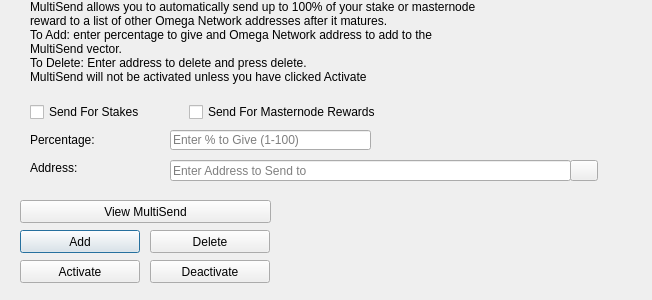
<?xml version="1.0" encoding="UTF-8"?>
<ui version="4.0">
 <class>MultiSendDialog</class>
 <widget class="QDialog" name="MultiSendDialog">
  <property name="windowModality">
   <enum>Qt::NonModal</enum>
  </property>
  <property name="geometry">
   <rect>
    <x>0</x>
    <y>0</y>
    <width>652</width>
    <height>300</height>
   </rect>
  </property>
  <property name="windowTitle">
   <string>MultiSend</string>
  </property>
  <widget class="QLineEdit" name="multiSendPercentEdit">
   <property name="geometry">
    <rect>
     <x>170</x>
     <y>130</y>
     <width>201</width>
     <height>20</height>
    </rect>
   </property>
   <property name="toolTip">
    <string>Enter whole numbers 1 - 100</string>
   </property>
   <property name="placeholderText">
    <string>Enter % to Give (1-100)</string>
   </property>
  </widget>
  <widget class="QLineEdit" name="multiSendAddressEdit">
   <property name="geometry">
    <rect>
     <x>170</x>
     <y>160</y>
     <width>401</width>
     <height>21</height>
    </rect>
   </property>
   <property name="toolTip">
    <string/>
   </property>
   <property name="placeholderText">
    <string>Enter Address to Send to</string>
   </property>
  </widget>
  <widget class="QLabel" name="label_2">
   <property name="geometry">
    <rect>
     <x>30</x>
     <y>0</y>
     <width>451</width>
     <height>121</height>
    </rect>
   </property>
   <property name="lineWidth">
    <number>1</number>
   </property>
   <property name="text">
    <string>MultiSend allows you to automatically send up to 100% of your stake or masternode reward to a list of other Omega Network addresses after it matures.
To Add: enter percentage to give and Omega Network address to add to the MultiSend vector.
To Delete: Enter address to delete and press delete.
MultiSend will not be activated unless you have clicked Activate</string>
   </property>
   <property name="alignment">
    <set>Qt::AlignLeading|Qt::AlignLeft|Qt::AlignTop</set>
   </property>
   <property name="wordWrap">
    <bool>true</bool>
   </property>
  </widget>
  <widget class="QLabel" name="message">
   <property name="geometry">
    <rect>
     <x>290</x>
     <y>200</y>
     <width>351</width>
     <height>91</height>
    </rect>
   </property>
   <property name="text">
    <string/>
   </property>
  </widget>
  <widget class="QPushButton" name="addButton">
   <property name="geometry">
    <rect>
     <x>20</x>
     <y>230</y>
     <width>120</width>
     <height>23</height>
    </rect>
   </property>
   <property name="toolTip">
    <string/>
   </property>
   <property name="statusTip">
    <string>Add to MultiSend Vector</string>
   </property>
   <property name="text">
    <string>Add</string>
   </property>
  </widget>
  <widget class="QPushButton" name="disableButton">
   <property name="geometry">
    <rect>
     <x>150</x>
     <y>260</y>
     <width>120</width>
     <height>23</height>
    </rect>
   </property>
   <property name="statusTip">
    <string>Deactivate MultiSend</string>
   </property>
   <property name="text">
    <string>Deactivate</string>
   </property>
  </widget>
  <widget class="QPushButton" name="addressBookButton">
   <property name="geometry">
    <rect>
     <x>570</x>
     <y>160</y>
     <width>28</width>
     <height>21</height>
    </rect>
   </property>
   <property name="toolTip">
    <string>Choose an address from the address book</string>
   </property>
   <property name="text">
    <string/>
   </property>
   <property name="icon">
    <iconset resource="../omega.qrc">
     <normaloff>:/icons/address-book</normaloff>:/icons/address-book</iconset>
   </property>
   <property name="shortcut">
    <string>Alt+A</string>
   </property>
   <property name="autoDefault">
    <bool>false</bool>
   </property>
  </widget>
  <widget class="QLabel" name="label">
   <property name="geometry">
    <rect>
     <x>30</x>
     <y>130</y>
     <width>121</width>
     <height>20</height>
    </rect>
   </property>
   <property name="toolTip">
    <string>Percentage of stake to send</string>
   </property>
   <property name="text">
    <string>Percentage:</string>
   </property>
  </widget>
  <widget class="QLabel" name="label_5">
   <property name="geometry">
    <rect>
     <x>30</x>
     <y>160</y>
     <width>111</width>
     <height>16</height>
    </rect>
   </property>
   <property name="toolTip">
    <string>Address to send portion of stake to</string>
   </property>
   <property name="text">
    <string>Address:</string>
   </property>
  </widget>
  <widget class="QPushButton" name="deleteButton">
   <property name="geometry">
    <rect>
     <x>150</x>
     <y>230</y>
     <width>120</width>
     <height>23</height>
    </rect>
   </property>
   <property name="toolTip">
    <string/>
   </property>
   <property name="statusTip">
    <string>Delete Address From MultiSend Vector</string>
   </property>
   <property name="text">
    <string>Delete</string>
   </property>
  </widget>
  <widget class="QPushButton" name="activateButton">
   <property name="geometry">
    <rect>
     <x>20</x>
     <y>260</y>
     <width>120</width>
     <height>23</height>
    </rect>
   </property>
   <property name="statusTip">
    <string>Activate MultiSend</string>
   </property>
   <property name="text">
    <string>Activate</string>
   </property>
  </widget>
  <widget class="QPushButton" name="viewButton">
   <property name="geometry">
    <rect>
     <x>20</x>
     <y>200</y>
     <width>251</width>
     <height>23</height>
    </rect>
   </property>
   <property name="toolTip">
    <string/>
   </property>
   <property name="statusTip">
    <string>View MultiSend Vector</string>
   </property>
   <property name="text">
    <string>View MultiSend</string>
   </property>
  </widget>
  <widget class="QWidget" name="horizontalLayoutWidget">
   <property name="geometry">
    <rect>
     <x>30</x>
     <y>100</y>
     <width>351</width>
     <height>24</height>
    </rect>
   </property>
   <layout class="QHBoxLayout" name="horizontalLayout">
    <item>
     <widget class="QCheckBox" name="multiSendStakeCheckBox">
      <property name="text">
       <string>Send For Stakes</string>
      </property>
     </widget>
    </item>
    <item>
     <widget class="QCheckBox" name="multiSendMasternodeCheckBox">
      <property name="text">
       <string>Send For Masternode Rewards</string>
      </property>
     </widget>
    </item>
   </layout>
  </widget>
 </widget>
 <resources>
  <include location="../omega.qrc"/>
 </resources>
 <connections/>
</ui>
